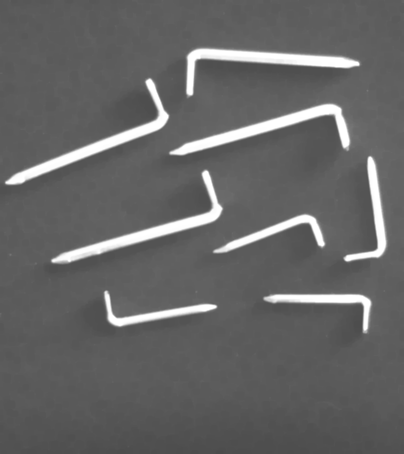
%> input picture ImagenesPractica/Entrenamiento/AlcayataLisa01.bmp, 404 x 454 px
$ octave --eval "result = funcion_segmenta_imagen(imread('../ImagenesPractica/Entrenamiento/AlcayataLisa01.bmp'));"   (GNU Octave 9; MATLAB toolbox functions it lacks are replaced by stand-ins)
%> lines starting %> are read from the running program, lines starting %| are printed output that depends on the picture; in (x1, y1, x2, y2) boxes, pixels count from 0 and x2, y2 are one past the last pixel; in counts of white or black regions, pixels touching at a corner belong together; the program's own positions count from 1
function [Ietiq, N] = funcion_segmenta_imagen(I)

    % 1.- Binarizar
    Ibin = I > 255*graythresh(I);
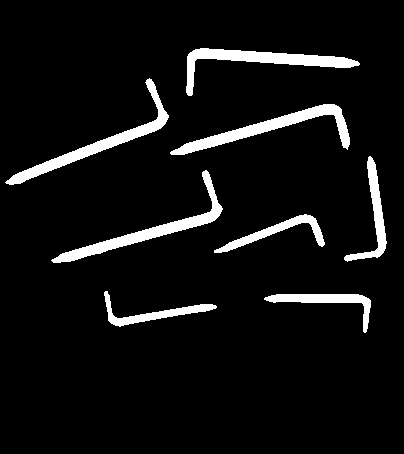
%> Ibin: size 454x404 logical; 6.7% white; 8 white regions, largest, box (x1, y1, x2, y2) and area: (170, 104, 350, 155) 2115, (51, 170, 223, 263) 2068, (186, 48, 360, 96) 2046

    % 2.- Eliminar componentes ruidosas
    Ibin_sinRuido = bwareaopen(Ibin, 250);

    % 3.- Etiquetar
    [Ietiq, N] = bwlabel(Ibin_sinRuido);
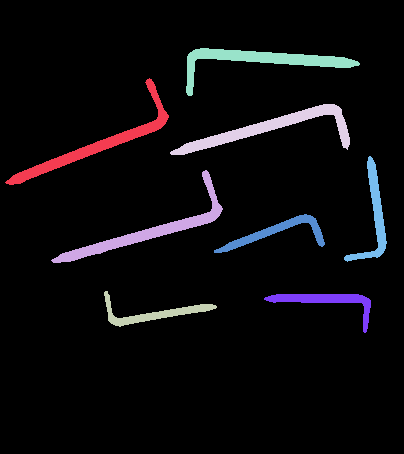
%> Ietiq: size 454x404 double; 9 distinct labels, from 0 to 8; one colour per label, 0 black
%> N = 8

end

$ run again, on ImagenesPractica/Entrenamiento/AlcayataLisa02.bmp
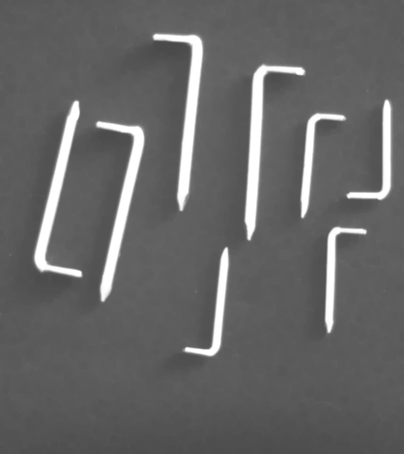
%> input picture ImagenesPractica/Entrenamiento/AlcayataLisa02.bmp, 404 x 454 px
%> in funcion_segmenta_imagen, `Ibin = I > 255*graythresh(I);`:
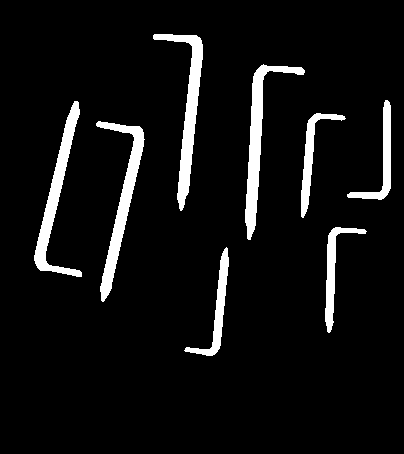
%> Ibin: size 454x404 logical; 6.8% white; 8 white regions, largest, box (x1, y1, x2, y2) and area: (96, 121, 145, 302) 2163, (153, 34, 203, 211) 2154, (245, 64, 305, 240) 2138
%> in funcion_segmenta_imagen, `[Ietiq, N] = bwlabel(Ibin_sinRuido);`:
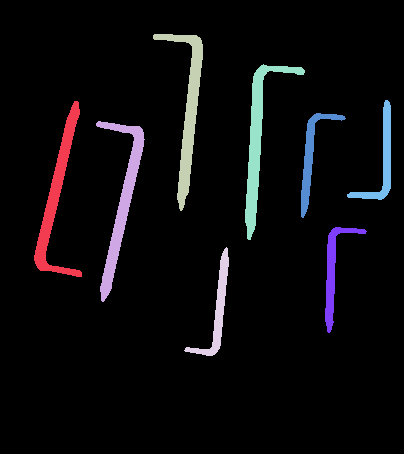
%> Ietiq: size 454x404 double; 9 distinct labels, from 0 to 8; one colour per label, 0 black
%> N = 8

$ run again, on ImagenesPractica/Entrenamiento/AlcayataLisa04.bmp
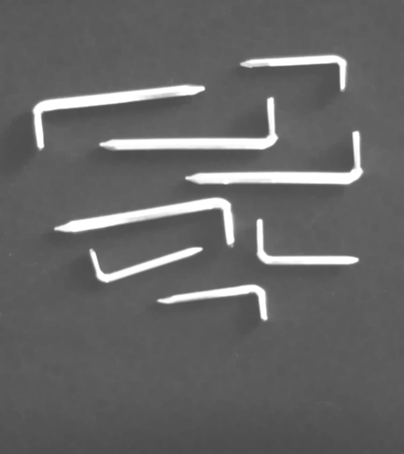
%> input picture ImagenesPractica/Entrenamiento/AlcayataLisa04.bmp, 404 x 454 px
%> in funcion_segmenta_imagen, `Ibin = I > 255*graythresh(I);`:
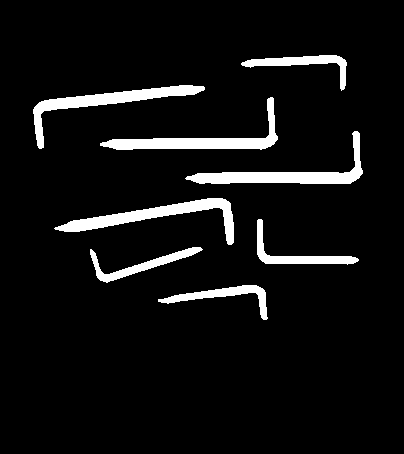
%> Ibin: size 454x404 logical; 6.8% white; 8 white regions, largest, box (x1, y1, x2, y2) and area: (185, 131, 363, 184) 2170, (54, 198, 234, 245) 2160, (100, 97, 278, 150) 2098
%> in funcion_segmenta_imagen, `[Ietiq, N] = bwlabel(Ibin_sinRuido);`:
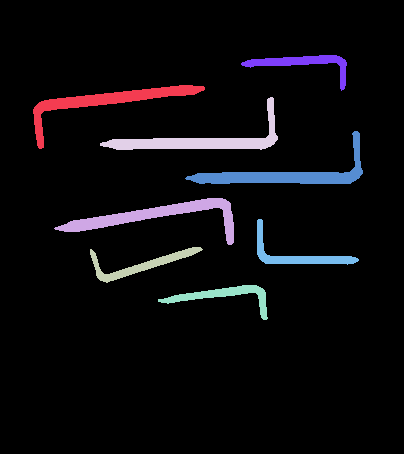
%> Ietiq: size 454x404 double; 9 distinct labels, from 0 to 8; one colour per label, 0 black
%> N = 8
